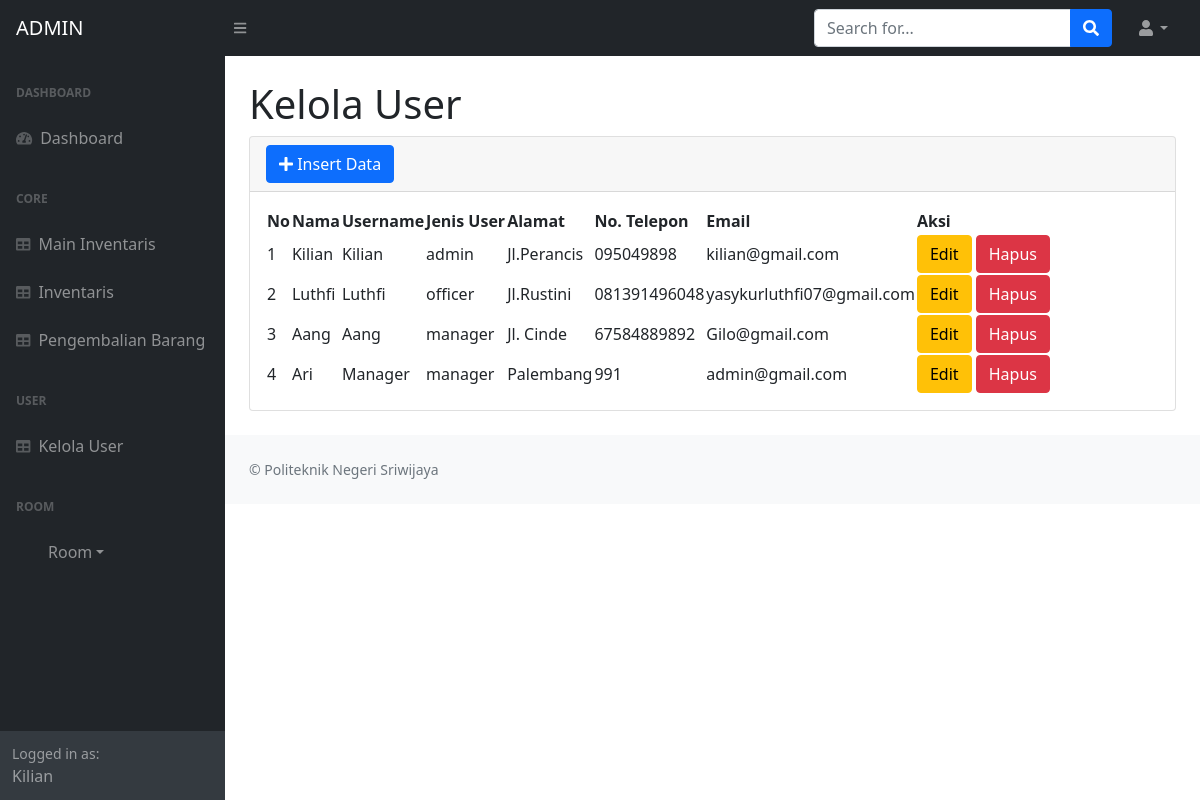
Page /admin.php?page=kelola_user (signed in) on the committed database.
### tables this page shows
CREATE TABLE `user` (
  `id_user` int(20) NOT NULL,
  `nm_user` varchar(50) NOT NULL,
  `username` varchar(30) NOT NULL,
  `pass` char(32) NOT NULL,
  `jenis_user` varchar(11) NOT NULL,
  `alamat_user` varchar(255) NOT NULL,
  `telepon` varchar(25) NOT NULL,
  `email` varchar(75) NOT NULL
);

### fungsi/view/view.php (called while the page is built, shortened)
<?php
	 class view {
		protected $db;
		function __construct($db){
			$this->db = $db;
		}
			function kelola_user(){
				$sql = "select * from user";
				$row = $this-> db -> prepare($sql);
				$row -> execute();
				$hasil = $row -> fetchAll();
				return $hasil;
			}
	 }

### admin/module/kelola_user/index.php (the view, shortened to what this page needs)
<div id="layoutSidenav_content">
				<div class="col-lg-12 main-chart">
                 <div class="container-fluid px-4">
                     <h1 class="mt-4">Kelola User</h1>
                     <div class="card mb-4">
                         <div class="card-header">
				<a href="admin.php?page=kelola_user/tambah"><button class="btn btn-primary btn-md pull-right"><i class="fa fa-plus"></i> Insert Data</button></a>
                         </div>
				<div class="card-body">
                             <table id="datatablesSimple">
                              <thead>
                                     <tr>
								<th>No</th>
								<th>Nama</th>
                                         <th>Username</th>
                                         <th>Jenis User</th>
								<th>Alamat</th>
								<th>No. Telepon</th>
								<th>Email</th>
								<th>Aksi</th>
                                     </tr>
					 </thead>
					<tbody>
					<?php
					$no=1;
					$hasil = $lihat -> kelola_user();
					foreach($hasil as $isi) {
					?>
						<tr>
							<td><?php echo $no++?></td>
							<td><?php echo $isi['nm_user'];?></td>
							<td><?php echo $isi['username'];?></td>
							<td><?php echo $isi['jenis_user'];?></td>
							<td><?php echo $isi['alamat_user'];?></td>
							<td><?php echo $isi['telepon'];?></td>
							<td><?php echo $isi['email'];?></td>
							<td>
								<a href="admin.php?page=kelola_user/edit&kelola_user=<?php echo $isi['id_user'];?>"><button class="btn btn-warning btn-xs">Edit</button></a>
								<a href="fungsi/hapus/hapus_admin.php?kelola_user=hapus&id_user=<?php echo $isi['id_user'];?>" onclick="javascript:return confirm('Hapus Data ?');"><button class="btn btn-danger btn-xs">Hapus</button></a>
							</td>
						</tr>
					<?php } ?>
					</tbody>
                             </table>
                         </div>
                 </div>
		</div>

### rows in the picture
user: nm_user "Kilian", username "Kilian", jenis_user "admin", alamat_user "Jl.Perancis", telepon "095049898", email "kilian@gmail.com"
user: nm_user "Luthfi", username "Luthfi", jenis_user "officer", alamat_user "Jl.Rustini", telepon "081391496048", email "yasykurluthfi07@gmail.com"
user: nm_user "Aang", username "Aang", jenis_user "manager", alamat_user "Jl. Cinde", telepon "67584889892", email "Gilo@gmail.com"
user: nm_user "Ari", username "Manager", jenis_user "manager", alamat_user "Palembang", telepon "991", email "admin@gmail.com"

### other values in the picture
$_SESSION['jenis_user'] "ADMIN"
$_SESSION['username'] "Kilian"
